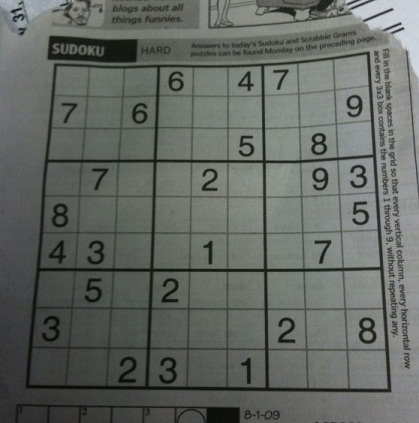
#> input picture resources/example-sudoku.jpg, 419 x 423 px
$ python main.py
#> lines starting #> are read from the running program, lines starting #| are printed output that depends on the picture; after the words box and inside, x2 and y2 are one past the last pixel; in counts of white or black regions, pixels touching at a corner belong together
#> the answer given: resources/example-sudoku.jpg
### imageProcessor.py
import cv2
import imutils
import numpy as np
from skimage.segmentation import clear_border
from imutils.perspective import four_point_transform

#Read, Blur, Threshold and invert the Picture for better Puzzle recognizion
def processImage(imgPath, debug=False):
#> called with imgPath = 'resources/example-sudoku.jpg', debug = False
    rawimg = cv2.imread(imgPath)
#> rawimg is the input picture: shape (423, 419, 3); mean B, G, R 98.9, 103.6, 99.4
    img = rawimg.copy()
    img = cv2.cvtColor(img, cv2.COLOR_BGR2GRAY)
    img = cv2.GaussianBlur(img, (5, 5), 1)
    img = cv2.adaptiveThreshold(img, 255, cv2.ADAPTIVE_THRESH_GAUSSIAN_C, cv2.THRESH_BINARY, 11, 2)
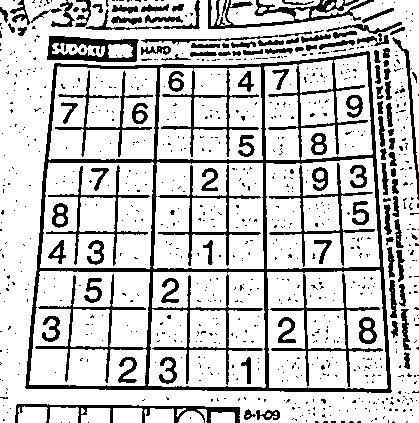
#> img: shape (423, 419); 78.5% white; 855 black regions (745 under 20 px), largest, box (x1, y1, x2, y2) and area: (25, 51, 392, 393) 12687, (208, 0, 374, 29) 1508, (47, 36, 139, 62) 1264
    img = cv2.bitwise_not(img)
#> img: shape (423, 419); 21.5% white; 855 white regions (745 under 20 px)
    puzzleCnt = findOutline(img)
    croppedImg = cropImage(rawimg, puzzleCnt)

    processedImage = cv2.resize(croppedImg, dsize=(225,225))

    #Vizualize the outline and cropped Image for debugging
    if debug:
        outlinedImg = cv2.drawContours(rawimg, [puzzleCnt], -1, (0, 255, 0), 2)
        cv2.imshow("Puzzle Outline", outlinedImg)
        cv2.waitKey(0)
        cv2.destroyAllWindows()

        cv2.imshow("Puzzle cropped", cropImage(outlinedImg, puzzleCnt))
        cv2.waitKey(0)
        cv2.destroyAllWindows()

        cv2.imshow("Processed Image", processedImage)
        cv2.waitKey(0)
        cv2.destroyAllWindows()

    return processedImage

#Find contours in the thresholded image and sort them by size
def findOutline(img):
    cnts = cv2.findContours(img, cv2.RETR_EXTERNAL, cv2.CHAIN_APPROX_SIMPLE)
#> cnts = 396 contours, 323 with area under 20; largest, box (x1, y1, x2, y2) and area: (25, 51, 392, 393) 111410, (47, 36, 139, 62) 1924, (208, 0, 374, 29) 1296, (15, 404, 240, 423) 902, (392, 37, 419, 200) 336
    cnts = imutils.grab_contours(cnts)
    cnts = sorted(cnts, key=cv2.contourArea, reverse=True)

    puzzleCnt = None

    for c in cnts:
        # approximate the contour
        peri = cv2.arcLength(c, True)
        approx = cv2.approxPolyDP(c, 0.02 * peri, True)
        # if our approximated contour has four points, then we can assume we have found the outline of the puzzle
        if len(approx) == 4:
            puzzleCnt = approx
            break
#> this loop made 1 pass
#> (peri, puzzleCnt) on pass 1: (1379.9, [[369, 52], [55, 63], [25, 387], [390, 392]])
#> in processImage, `puzzleCnt = findOutline(img)`: puzzleCnt = [[369, 52], [55, 63], [25, 387], [390, 392]]

    return puzzleCnt

#Crop image to achieve a "Top-Down" view of the Puzzle
def cropImage(img, puzzleCnt):
    return four_point_transform(img, puzzleCnt.reshape(4, 2))
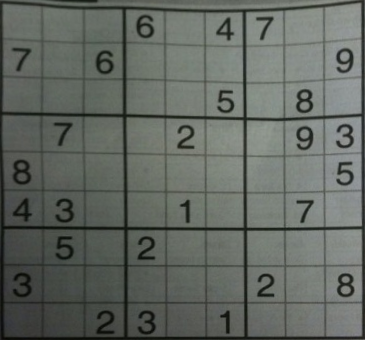
#> returned value: shape (340, 365, 3); mean of channels 0, 1, 2 97.4, 103.5, 98.2; drawn as B, G, R

#Extract the digit from the cell
def extractDigit(inputImage, x, y, debug=False):

    cell = inputImage[(25 * x):((25 * x) + 25 + 4), (25 * y):((25 * y) + 25 + 4)]

    img = cv2.resize(cell, dsize=(50,50))
    # apply automatic thresholding to the cell and then clear any
    # connected borders that touch the border of the cell
    img = cv2.cvtColor(img, cv2.COLOR_BGR2GRAY)
    img = cv2.threshold(img, 0, 255, cv2.THRESH_BINARY_INV | cv2.THRESH_OTSU)[1]
    img = clear_border(img)

    # find contours in the thresholded cell
    cnts = cv2.findContours(img, cv2.RETR_EXTERNAL, cv2.CHAIN_APPROX_SIMPLE)
    cnts = imutils.grab_contours(cnts)

    # if no contours were found than this is an empty cell
    if len(cnts) == 0:
        if debug:
            print("Nothing in cell (",x ,",",y, ")")
        return None

    # otherwise, find the largest contour in the cell and create a
    # mask for the contour
    c = max(cnts, key=cv2.contourArea)
    mask = np.zeros(img.shape, dtype="uint8")
    cv2.drawContours(mask, [c], -1, 255, -1)

    # compute the percentage of masked pixels relative to the total
    # area of the image
    (h, w) = img.shape
    percentFilled = cv2.countNonZero(mask) / float(w * h)

    img = cv2.medianBlur(img, 3)
    img = cv2.bitwise_not(img)

    # if less than 2% of the mask is filled then we are looking at
    # noise and can safely ignore the contour
    if percentFilled < 0.02:
        if debug:
            print("Noise in cell (",x ,",",y, ")")
        return None

    # check to see if we should visualize the masking step
    if debug:
        cv2.imshow("Digit", img)
        cv2.waitKey(0)
        cv2.destroyAllWindows()

    # return the digit to the calling function
    return img

### ocrEngine.py
import pytesseract

# Vars
config = '--oem 3 --psm 6 -c tessedit_char_whitelist=123456789'
pytesseract.pytesseract.tesseract_cmd = 'D:\\Private\\Juventus\\DataScience\\tesseract\\tesseract.exe'

def getChar(img):
    return pytesseract.image_to_string(img, config=config, timeout=2)

### main.py
import imageProcessor
import jsonCreator
import ocrEngine
import numpy
import tkinter
from tkinter import filedialog

#Vars
sudokuSize  = 9
sudokuData  = numpy.empty((sudokuSize, sudokuSize), dtype=object)
imgType     = [('JPG file(*.jpg)', '*.jpg'),('PNG file(*.png)', '*.png')]
jsonData    = None
jsonType    = [('JSON file(*.json)', '*.json')]

#Prerequisites
root        = tkinter.Tk().withdraw() #Don't show tkinter root window
imgPath     = filedialog.askopenfilename(filetypes = imgType, defaultextension = imgType)
img         = imageProcessor.processImage(imgPath)
#> in processImage, `processedImage = cv2.resize(croppedImg, dsize=(225,225))`:
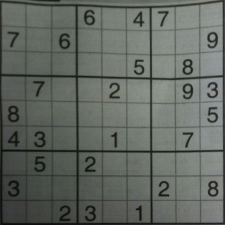
#> processedImage: shape (225, 225, 3); mean B, G, R 97.3, 103.4, 98.1

print("Sudoku puzzle path:",imgPath)
print("Processing puzzle...")

#Process the Puzzle
for x in range(0, sudokuSize):
    for y in range(0, sudokuSize):
        result  = ''
        image   = imageProcessor.extractDigit(img, x, y)

        if image is not None:
#> (the run stopped early here; a loop or call above may not have finished)
